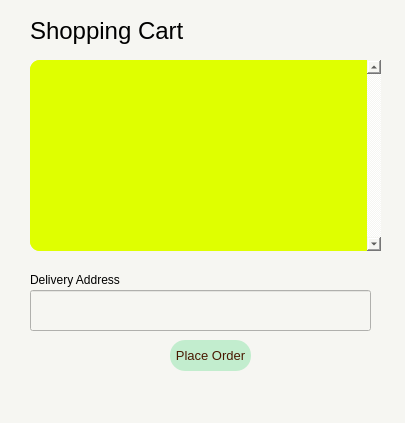
<?xml version="1.0" encoding="UTF-8"?>
<ui version="4.0">
 <class>Form</class>
 <widget class="QWidget" name="Form">
  <property name="geometry">
   <rect>
    <x>0</x>
    <y>0</y>
    <width>405</width>
    <height>423</height>
   </rect>
  </property>
  <property name="windowTitle">
   <string>Form</string>
  </property>
  <property name="styleSheet">
   <string notr="true">background-color: #f6f6f2
</string>
  </property>
  <widget class="QPushButton" name="placeOrder_btn">
   <property name="geometry">
    <rect>
     <x>170</x>
     <y>340</y>
     <width>81</width>
     <height>31</height>
    </rect>
   </property>
   <property name="font">
    <font>
     <pointsize>10</pointsize>
    </font>
   </property>
   <property name="styleSheet">
    <string notr="true">QPushButton
{
background-color: rgb(194, 237, 206);
color: rgb(73, 25, 1);
border-radius:15px
}
QPushButton:hover
{
background-color:#F8C471;
}</string>
   </property>
   <property name="text">
    <string>Place Order</string>
   </property>
  </widget>
  <widget class="QLabel" name="shopcart">
   <property name="geometry">
    <rect>
     <x>30</x>
     <y>10</y>
     <width>351</width>
     <height>41</height>
    </rect>
   </property>
   <property name="font">
    <font>
     <pointsize>18</pointsize>
    </font>
   </property>
   <property name="styleSheet">
    <string notr="true">padding:8px;
background-color: rgb(194, 237, 206);
border-radius:8px;
color: #717171;
	color: rgb(73, 25, 1);
border: 1px solid #CACFD2;
shopcart
{
box-shadow: 0 1px 6px 0 #d93025;
}</string>
   </property>
   <property name="text">
    <string>Shopping Cart</string>
   </property>
  </widget>
  <widget class="QScrollArea" name="scrollArea">
   <property name="geometry">
    <rect>
     <x>30</x>
     <y>60</y>
     <width>351</width>
     <height>191</height>
    </rect>
   </property>
   <property name="font">
    <font>
     <weight>75</weight>
     <bold>true</bold>
    </font>
   </property>
   <property name="styleSheet">
    <string notr="true">background-color: #badfe7;
background-color: #DFFF00;
border-radius:10px;</string>
   </property>
   <property name="verticalScrollBarPolicy">
    <enum>Qt::ScrollBarAlwaysOn</enum>
   </property>
   <property name="widgetResizable">
    <bool>true</bool>
   </property>
   <property name="alignment">
    <set>Qt::AlignCenter</set>
   </property>
   <widget class="QWidget" name="scrollAreaWidgetContents">
    <property name="geometry">
     <rect>
      <x>0</x>
      <y>0</y>
      <width>338</width>
      <height>191</height>
     </rect>
    </property>
   </widget>
  </widget>
  <widget class="QLabel" name="label">
   <property name="geometry">
    <rect>
     <x>30</x>
     <y>270</y>
     <width>141</width>
     <height>20</height>
    </rect>
   </property>
   <property name="text">
    <string>Delivery Address</string>
   </property>
  </widget>
  <widget class="QLabel" name="place_order_response">
   <property name="geometry">
    <rect>
     <x>10</x>
     <y>380</y>
     <width>361</width>
     <height>21</height>
    </rect>
   </property>
   <property name="text">
    <string/>
   </property>
  </widget>
  <widget class="QLineEdit" name="delivery_addr_line_edit">
   <property name="geometry">
    <rect>
     <x>30</x>
     <y>290</y>
     <width>341</width>
     <height>41</height>
    </rect>
   </property>
  </widget>
 </widget>
 <resources/>
 <connections/>
</ui>
